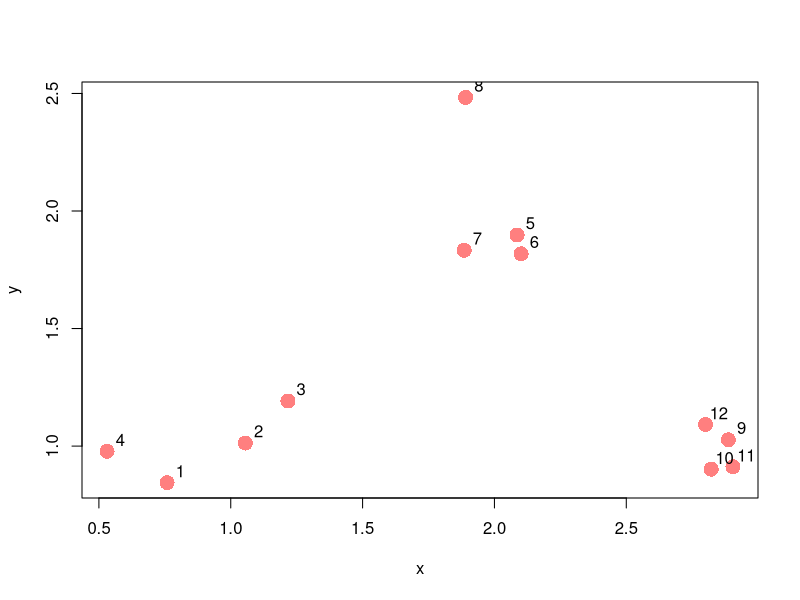
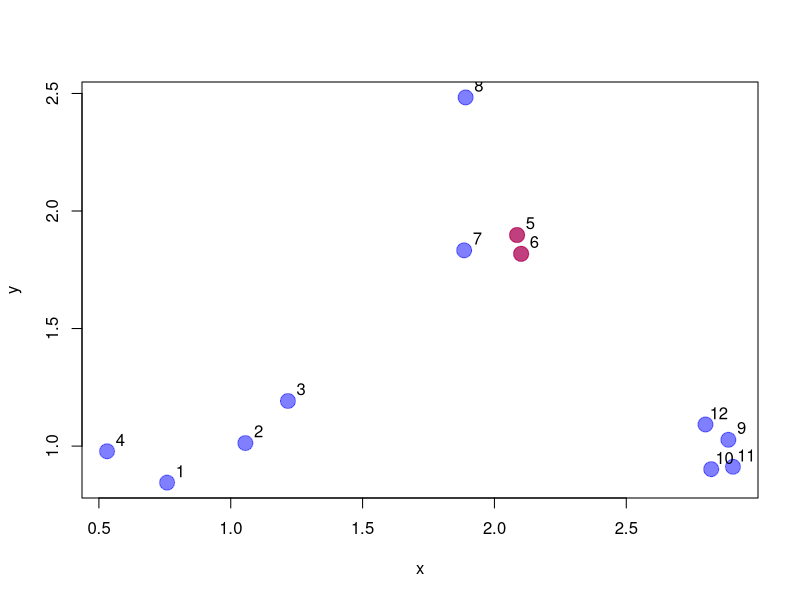
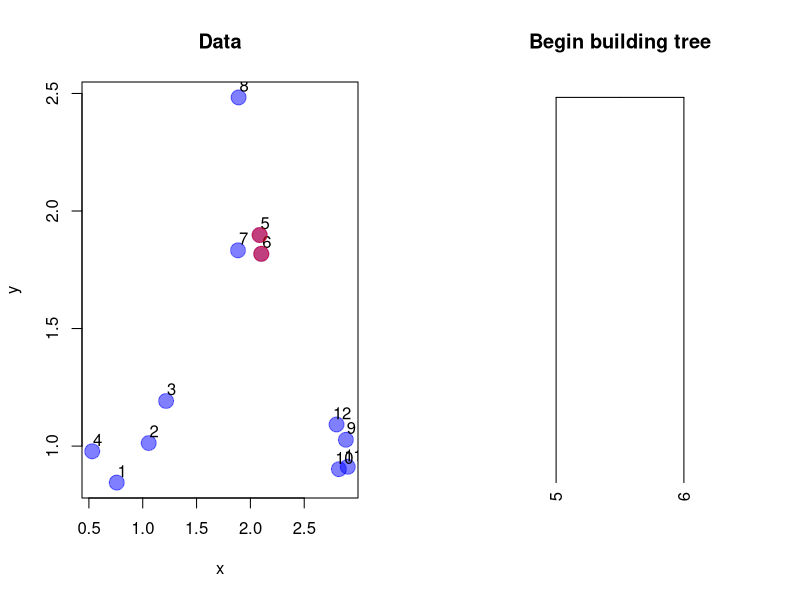
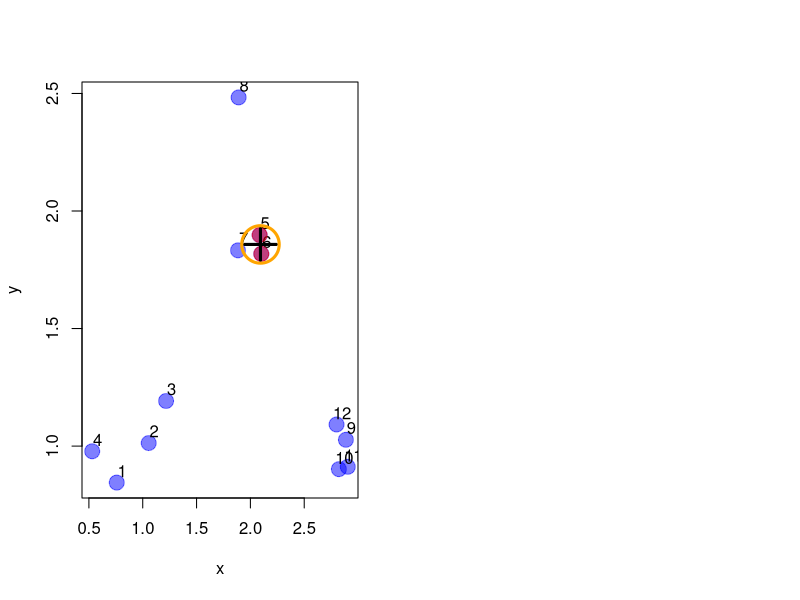
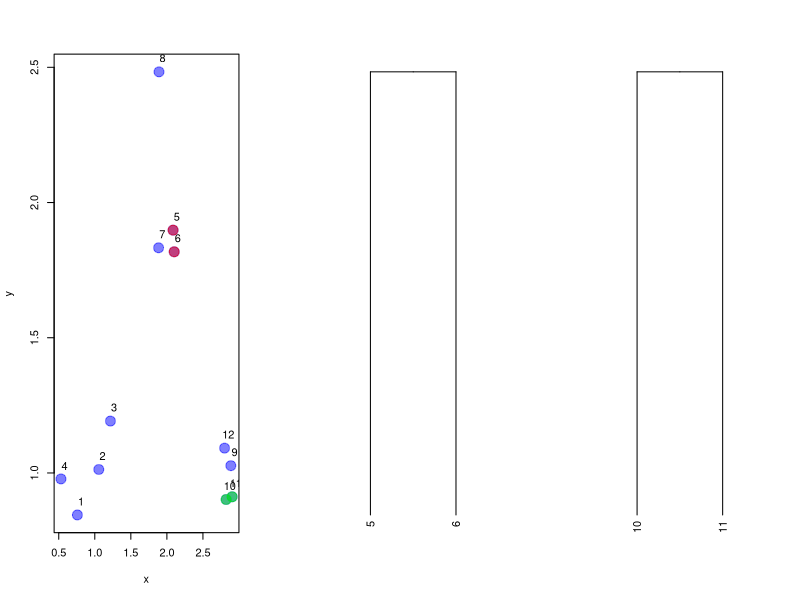
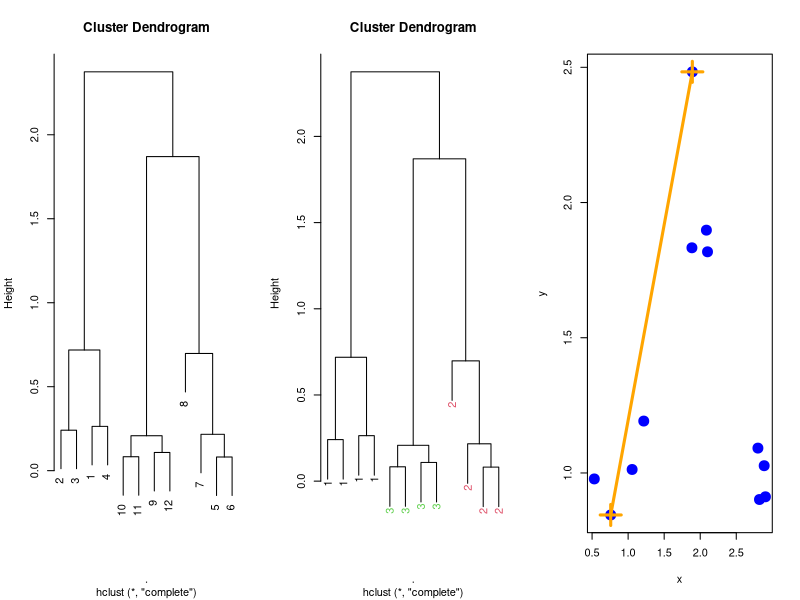
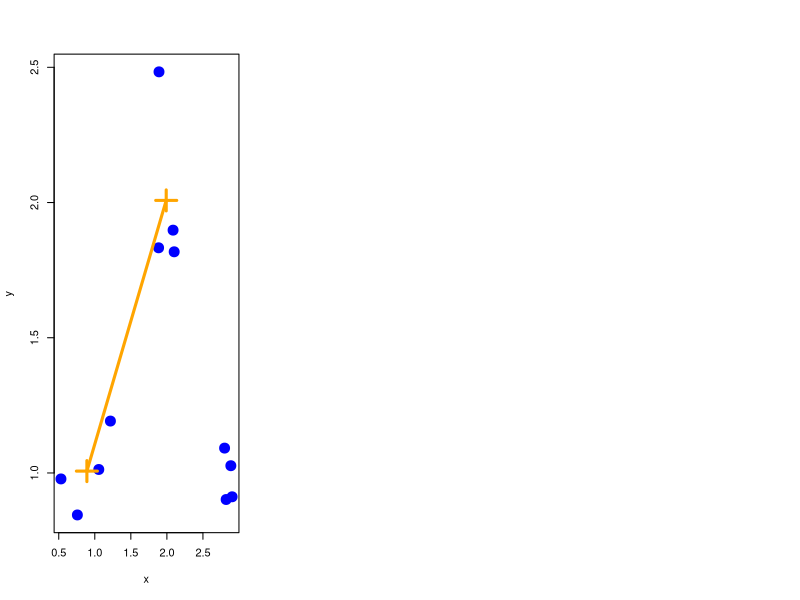
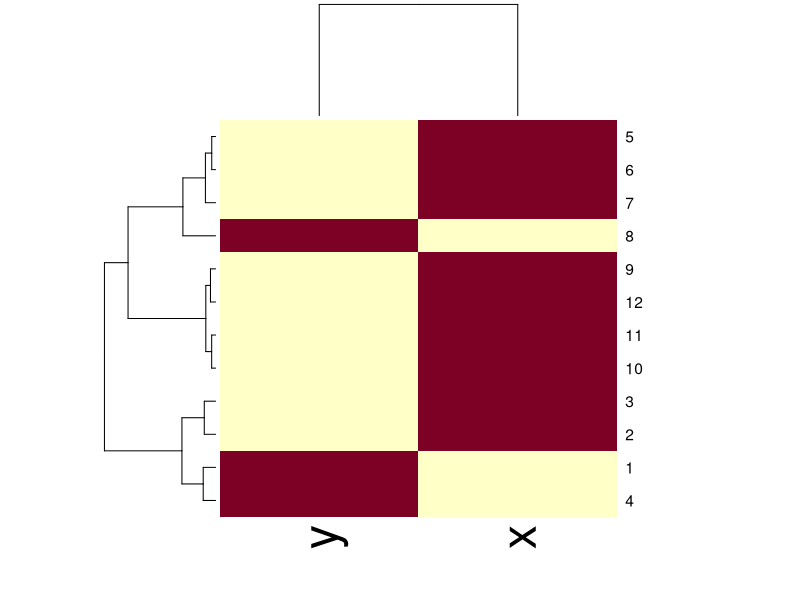

Reproduce these figures in R, in order.
## ---- chunk 1
knitr::opts_chunk$set(echo = TRUE)
## ---- chunk 2
set.seed(1234)
x <- rnorm(12, rep(1:3,each=4), 0.2)
y <- rnorm(12, rep(c(1,2,1),each=4), 0.2)
plot(x,y, col = rgb(red = 1, green = 0, blue = 0, alpha = 0.5),
     pch = 16, cex = 2)
text(x+0.05,y+0.05,labels=as.character(1:12))
## ---- chunk 3
library(tibble)
dataFrame <- data.frame(x=x, y=y)
dist(dataFrame)
## ---- chunk 4
rdistxy <- as.matrix(dist(dataFrame))
## Eliminar la diagonal de la consideración
diag(rdistxy) <- diag(rdistxy) + 1e5
# Encuentra el índice de los puntos con mínima distancia
ind <- which(rdistxy == min(rdistxy),arr.ind=TRUE)
ind
## ---- chunk 5
plot(x,y,col=rgb(red = 0, green = 0, blue = 1, alpha = 0.5),pch=19,cex=2)
text(x+0.05,y+0.05,labels=as.character(1:12))
points(x[ind[1,]],y[ind[1,]],col=rgb(red = 1, green = 0, blue = 0, alpha = 0.5),pch=19,cex=2)
## ---- chunk 6
par(mfrow = c(1, 2))
plot(x,y,col=rgb(red = 0, green = 0, blue = 1, alpha = 0.5),pch=19,cex=2, main = "Data")
text(x+0.05,y+0.05,labels=as.character(1:12))
points(x[ind[1,]],y[ind[1,]],col=rgb(red = 1, green = 0, blue = 0, alpha = 0.5),pch=19,cex=2)
# Make a cluster and cut it at the right height
library(dplyr)
hcluster <- dist(dataFrame) %>% hclust
dendro <- as.dendrogram(hcluster)
cutDendro <- cut(dendro,h=(hcluster$height[1]+0.00001) )
plot(cutDendro$lower[[11]],yaxt="n",main="Begin building tree")
## ---- chunk 7
rdistxy <- dist(dataFrame) %>% as.matrix
diag(rdistxy) <- diag(rdistxy) + 1e5
# Find the index of the points with minimum distance
ind <- which(rdistxy == min(rdistxy),arr.ind=TRUE)
# Plot the points with the minimum overlayed
plot(x,y,col=rgb(red = 0, green = 0, blue = 1, alpha = 0.5),pch=19,cex=2)
text(x+0.05,y+0.05,labels=as.character(1:12))
points(x[ind[1,]],y[ind[1,]],col=rgb(red = 1, green = 0, blue = 0, alpha = 0.5),pch=19,cex=2)
points(mean(x[ind[1,]]),mean(y[ind[1,]]),col="black",cex=3,lwd=3,pch=3)
points(mean(x[ind[1,]]),mean(y[ind[1,]]),col="orange",cex=5,lwd=3,pch=1)
## ---- chunk 8
nextmin <- rdistxy[order(rdistxy)][3]
ind <- which(rdistxy == nextmin,arr.ind=TRUE)
ind
## ---- chunk 9
par(mfrow=c(1,3))
plot(x,y,col=rgb(red = 0, green = 0, blue = 1, alpha = 0.5),pch=19,cex=2)
text(x+0.05,y+0.05,labels=as.character(1:12))
points(x[c(5,6)],y[c(5,6)],col=rgb(red = 1, green = 0, blue = 0, alpha = 0.5),pch=19,cex=2)
points(x[ind[1,]],y[ind[1,]],col=rgb(red = 0, green = 1, blue = 0, alpha = 0.5),pch=19,cex=2)
# Hacer gráficos de dendograma
distxy <- dist(dataFrame)
hcluster <- hclust(distxy)
dendro <- as.dendrogram(hcluster)
cutDendro <- cut(dendro,h=(hcluster$height[2]) )
plot(cutDendro$lower[[10]],yaxt="n")
plot(cutDendro$lower[[5]],yaxt="n")
## ---- chunk 10
hClustering <- data.frame(x=x,y=y) %>% dist %>% hclust
plot(hClustering)
## ---- chunk 11
myplclust <- function( hclust, lab=hclust$labels, lab.col=rep(1,length(hclust$labels)), hang=0.1,...){
  ## modifiction of plclust for plotting hclust objects *in colour*!
  ## Copyright Eva KF Chan 2009
  ## Arguments:
  ##    hclust:    hclust object
  ##    lab:        a character vector of labels of the leaves of the tree
  ##    lab.col:    colour for the labels; NA=default device foreground colour
  ##    hang:     as in hclust & plclust
  ## Side effect:
  ##    A display of hierarchical cluster with coloured leaf labels.
  y <- rep(hclust$height,2); x <- as.numeric(hclust$merge)
  y <- y[which(x<0)]; x <- x[which(x<0)]; x <- abs(x)
  y <- y[order(x)]; x <- x[order(x)]
  plot( hclust, labels=FALSE, hang=hang, ... )
  text( x=x, y=y[hclust$order]-(max(hclust$height)*hang),
        labels=lab[hclust$order], col=lab.col[hclust$order], 
        srt=90, adj=c(1,0.5), xpd=NA, ... )
}
## ---- chunk 12
hClustering <- data.frame(x=x,y=y) %>% dist %>% hclust 
myplclust(hClustering,lab=rep(1:3,each=4),
          lab.col=rep(1:3,each=4))
## ---- chunk 13
dataFrame <- data.frame(x=x,y=y)
plot(x,y,col="blue",pch=19,cex=2)
points(x[8],y[8],col="orange",pch=3,lwd=3,cex=3) 
points(x[1],y[1],col="orange",pch=3,lwd=3,cex=3)
segments(x[8],y[8],x[1],y[1],lwd=3,col="orange")
## ---- chunk 14
dataFrame <- data.frame(x=x,y=y)
plot(x,y,col="blue",pch=19,cex=2)
points(mean(x[1:4]),mean(y[1:4]),col="orange",pch=3,lwd=3,cex=3)
points(mean(x[5:8]),mean(y[5:8]),col="orange",pch=3,lwd=3,cex=3)
segments(mean(x[1:4]),mean(y[1:4]),mean(x[5:8]),mean(y[5:8]),lwd=3,col="orange")
## ---- chunk 15
dataMatrix <- data.frame(x=x,y=y) %>% data.matrix 
heatmap(dataMatrix)
